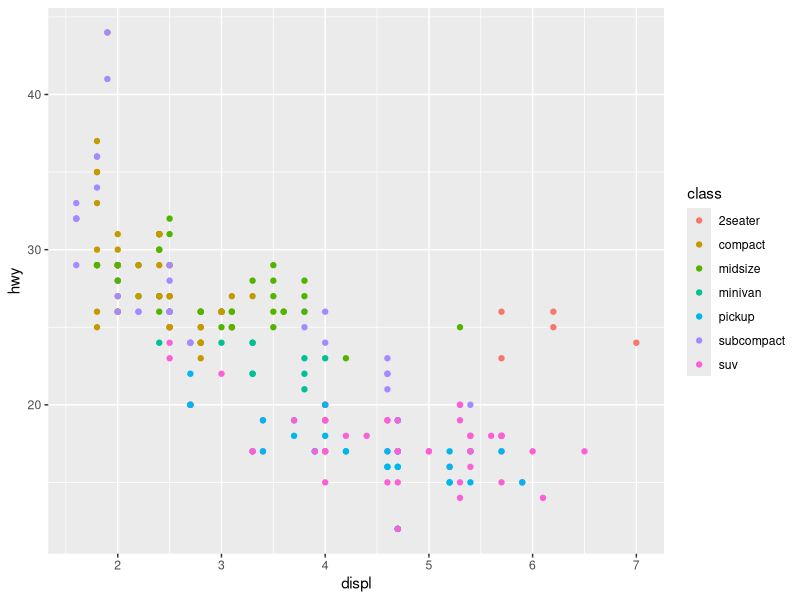
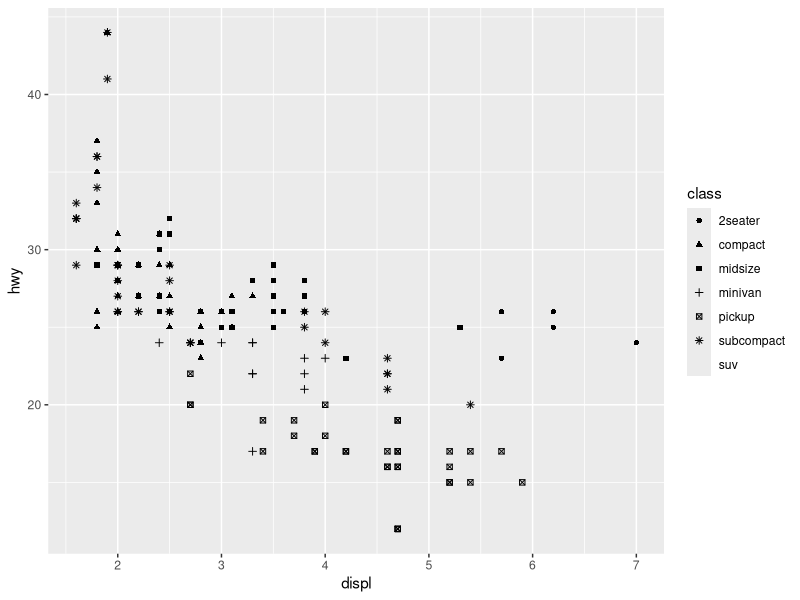
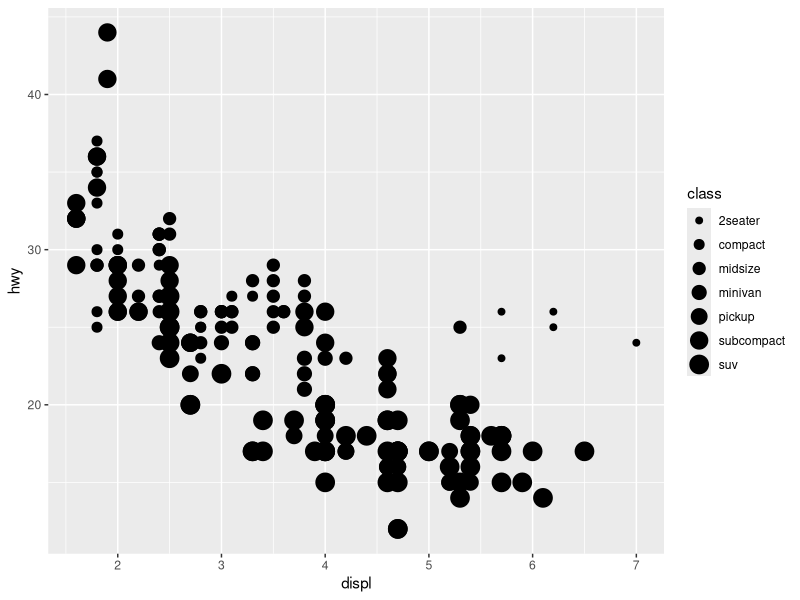
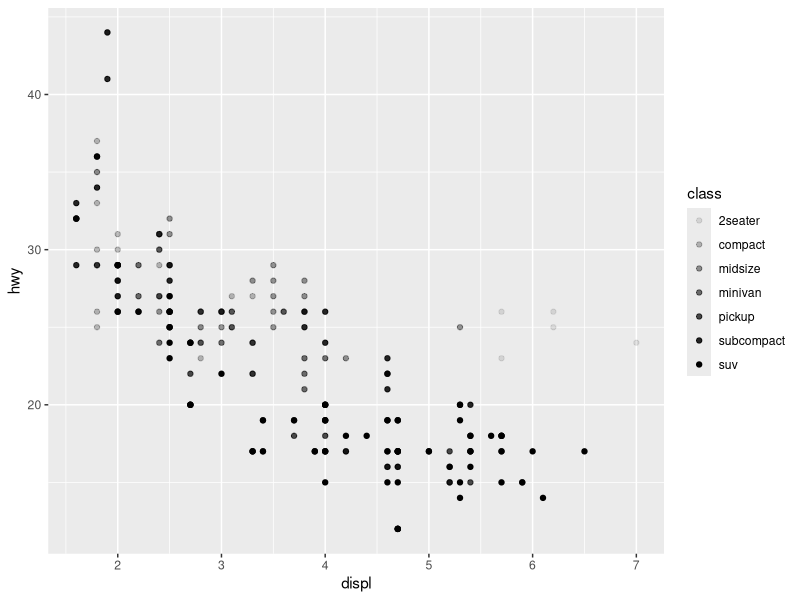
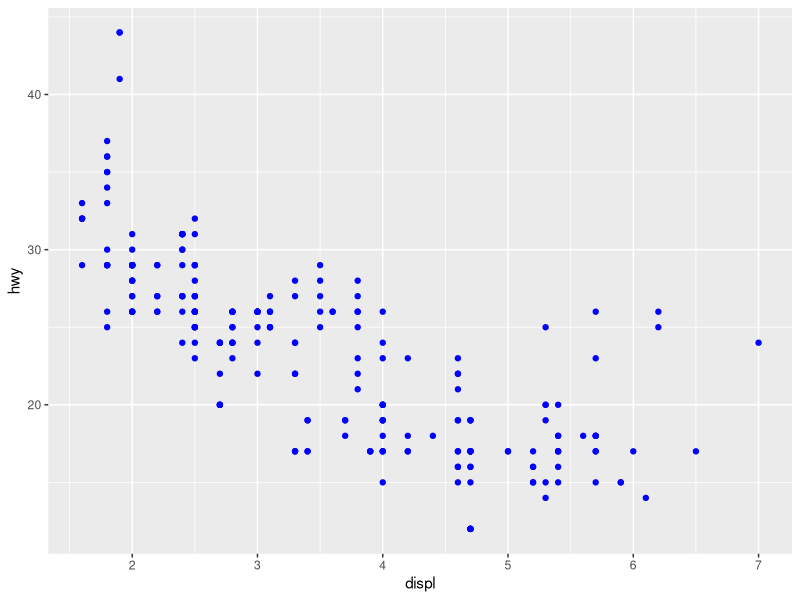
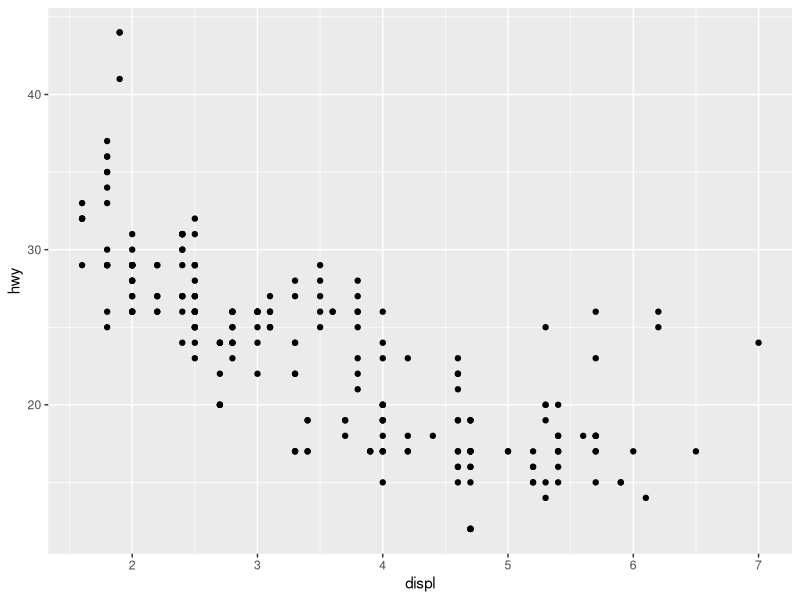
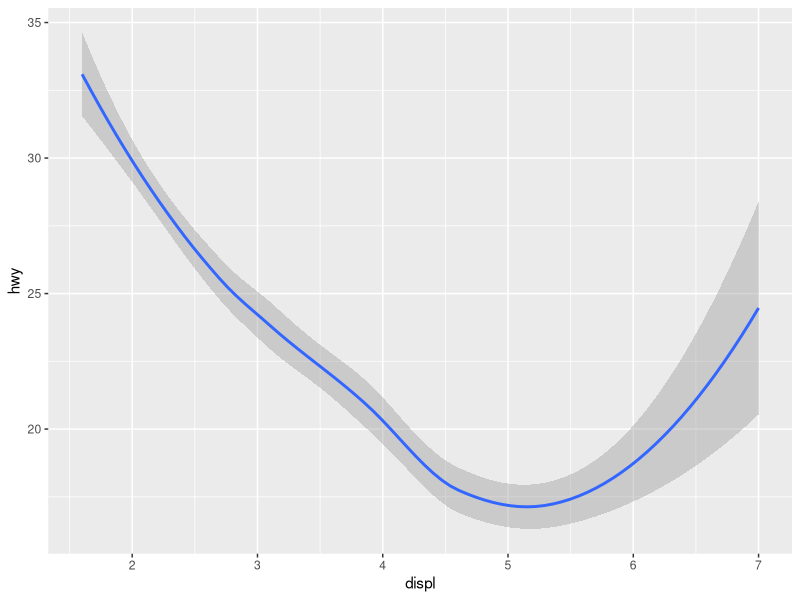
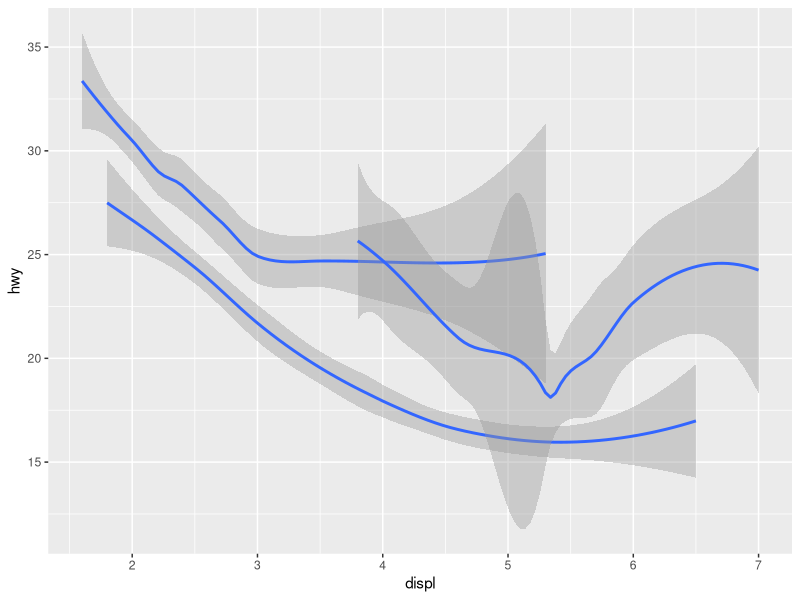

These charts were generated, in order, by the following R code:
## ---- chunk 1
# libraries
library(tidyverse)
## ---- chunk 2
# Left
ggplot(mpg, aes(x = displ, y = hwy, color = class)) +
  geom_point()

# Right
ggplot(mpg, aes(x = displ, y = hwy, shape = class)) +
  geom_point()
## ---- chunk 3
# Left
ggplot(mpg, aes(x = displ, y = hwy, size = class)) +
  geom_point()

# Right
ggplot(mpg, aes(x = displ, y = hwy, alpha = class)) +
  geom_point()
## ---- chunk 4
ggplot(mpg, aes(x = displ, y = hwy)) +
  geom_point(color = "blue")
## ---- chunk 5
# Left
ggplot(mpg, aes(x = displ, y = hwy)) +
  geom_point()

# Right
ggplot(mpg, aes(x = displ, y = hwy)) +
  geom_smooth()
## ---- chunk 6
# Left
ggplot(mpg, aes(x = displ, y = hwy, shape = drv)) +
  geom_smooth()

# Right
ggplot(mpg, aes(x = displ, y = hwy, linetype = drv)) +
  geom_smooth()
## ---- chunk 7
ggplot(mpg, aes(x = displ, y = hwy, color = drv)) +
  geom_point() +
  geom_smooth(aes(linetype = drv))
## ---- chunk 8
# Left
ggplot(mpg, aes(x = displ, y = hwy)) +
  geom_smooth()

# Middle
ggplot(mpg, aes(x = displ, y = hwy)) +
  geom_smooth(aes(group = drv))

# Right
ggplot(mpg, aes(x = displ, y = hwy)) +
  geom_smooth(aes(color = drv), show.legend = FALSE)
## ---- chunk 9
ggplot(mpg, aes(x = displ, y = hwy)) +
  geom_point(aes(color = class)) +
  geom_smooth()
## ---- chunk 10
ggplot(mpg, aes(x = displ, y = hwy)) +
  geom_point() +
  geom_point(
    data = mpg |> filter(class == "2seater"),
    color = "red"
  ) +
  geom_point(
    data = mpg |> filter(class == "2seater"),
    shape = "circle open", size = 3, color = "red"
  )
## ---- chunk 11
# Left
ggplot(mpg, aes(x = hwy)) +
  geom_histogram(binwidth = 2)

# Middle
ggplot(mpg, aes(x = hwy)) +
  geom_density()

# Right
ggplot(mpg, aes(x = hwy)) +
  geom_boxplot()
## ---- chunk 12
library(ggridges)

ggplot(mpg, aes(x = hwy, y = drv, fill = drv, color = drv)) +
  geom_density_ridges(alpha = 0.5, show.legend = FALSE)
## ---- chunk 13
ggplot(mpg, aes(x = displ, y = hwy)) +
  geom_point() +
  geom_smooth(se = FALSE)

ggplot(mpg, aes(x = displ, y = hwy)) +
  geom_point() +
  geom_smooth(aes(group = drv), se = FALSE)

ggplot(mpg, aes(x = displ, y = hwy, color = drv)) +
  geom_point() +
  geom_smooth(se = FALSE)

ggplot(mpg, aes(x = displ, y = hwy)) +
  geom_point(aes(color = drv)) +
  geom_smooth(se = FALSE)

ggplot(mpg, aes(x = displ, y = hwy)) +
  geom_point(aes(color = drv)) +
  geom_smooth(aes(linetype = drv), se = FALSE)

ggplot(mpg, aes(x = displ, y = hwy)) +
  geom_point(size = 4, fill = "white", color = "white", show.legend = FALSE) +
  geom_point(aes(color = drv))
## ---- chunk 14
ggplot(mpg, aes(x = displ, y = hwy)) +
  geom_point() +
  facet_wrap(~cyl)
## ---- chunk 15
ggplot(mpg, aes(x = displ, y = hwy)) +
  geom_point() +
  facet_grid(drv ~ cyl)
## ---- chunk 16
ggplot(mpg, aes(x = displ, y = hwy)) +
  geom_point() +
  facet_grid(drv ~ cyl, scales = "free")
## ---- chunk 17
# 2
ggplot(mpg) + 
  geom_point(aes(x = drv, y = cyl))

# 3
ggplot(mpg) + 
  geom_point(aes(x = displ, y = hwy)) +
  facet_grid(drv ~ .)

ggplot(mpg) + 
  geom_point(aes(x = displ, y = hwy)) +
  facet_grid(. ~ cyl)

# 4
ggplot(mpg) + 
  geom_point(aes(x = displ, y = hwy)) + 
  facet_wrap(~ cyl, nrow = 2)

# 6
ggplot(mpg, aes(x = displ)) + 
  geom_histogram() + 
  facet_grid(drv ~ .)

ggplot(mpg, aes(x = displ)) + 
  geom_histogram() +
  facet_grid(. ~ drv)

# 7
ggplot(mpg) + 
  geom_point(aes(x = displ, y = hwy)) +
  facet_grid(drv ~ .)

ggplot(mpg) + 
  geom_point(aes(x = displ, y = hwy)) +
  facet_wrap(~drv)
## ---- chunk 18
ggplot(diamonds, aes(x = cut)) +
  geom_bar()
## ---- chunk 19
# change stat of geom_bar() from count to identity
diamonds |> 
  count(cut) |> 
  ggplot(aes(x = cut, y = n)) +
  geom_bar(stat = "identity")

# display bar chart of proportions
ggplot(diamonds, aes(x = cut, y = after_stat(prop), group = 1)) +
  geom_bar()

ggplot(diamonds) +
  stat_summary(
    aes(x = cut, y = depth),
    fun.min = min,
    fun.max = max,
    fun = median
  )
## ---- chunk 20
ggplot(diamonds, aes(x = cut, y = after_stat(prop))) +
  geom_bar()

ggplot(diamonds, aes(x = cut, fill = color, y = after_stat(prop))) +
  geom_bar()
## ---- chunk 21
# Left
ggplot(mpg, aes(x = drv, color = drv)) + 
  geom_bar()

# Right
ggplot(mpg, aes(x = drv, fill = drv)) +
  geom_bar()
## ---- chunk 22
ggplot(mpg, aes(x = drv, fill = class)) +
  geom_bar()
## ---- chunk 23
# Left
ggplot(mpg, aes(x = drv, fill = class)) +
  geom_bar(alpha = 1/5, position = "identity")

# Right
ggplot(mpg, aes(x = drv, color = class)) +
  geom_bar(fill = NA, position = "identity")
## ---- chunk 24
# Left
ggplot(mpg, aes(x = drv, fill = class)) +
  geom_bar(position = "fill")

# Right
ggplot(mpg, aes(x = drv, fill = class)) +
  geom_bar(position = "dodge")
## ---- chunk 25
ggplot(mpg, aes(x = displ, y = hwy)) +
  geom_jitter()
## ---- chunk 26
bar <- 
  ggplot(data = diamonds) +
  geom_bar(
    mapping = aes(x = clarity, fill = clarity),
    show.legend = FALSE,
    width = 1
  ) +
  theme(aspect.ratio = 1)

bar + coord_flip()
bar + coord_polar()
